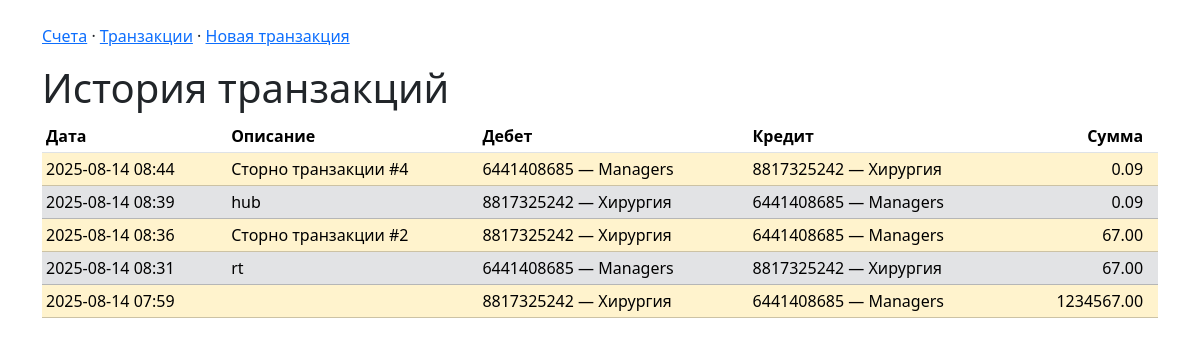
Screenshot of /transactions/ with the database file from the repository.
### ledger/models.py (models this page shows, shortened)
class Transaction(models.Model):
    created_at = models.DateTimeField(default=timezone.now, db_index=True)
    description = models.CharField(max_length=500, blank=True)
    debit_account = models.ForeignKey(Account, on_delete=models.PROTECT, related_name="debit_entries")
    credit_account = models.ForeignKey(Account, on_delete=models.PROTECT, related_name="credit_entries")
    amount = models.DecimalField(max_digits=18, decimal_places=2)
    is_reversal = models.BooleanField(default=False)
    reversed_transaction = models.ForeignKey("self", null=True, blank=True,
                                             on_delete=models.SET_NULL, related_name="reversals")
    annulled = models.BooleanField(default=False)
    class Meta:
        verbose_name = "Транзакция"
        verbose_name_plural = "Транзакции"
        ordering = ("-created_at", "-id")

class Account(models.Model):
    number = models.CharField(max_length=10, unique=True, default=gen_account_number)
    name = models.CharField(max_length=255)
    type = models.CharField(max_length=16, choices=AccountType.choices)
    group = models.ForeignKey(BalanceGroup, on_delete=models.PROTECT, related_name="accounts")
    balance = models.DecimalField(max_digits=18, decimal_places=2, default=Decimal("0.00"))
    class Meta:
        verbose_name = "Счёт"
        verbose_name_plural = "Счета"
        ordering = ("number",)

### ledger/views.py (the view)
# urls.py: path("transactions/", TransactionListView.as_view(), name="transactions"),
class TransactionListView(View):
    def get(self, request):
        txs = Transaction.objects.select_related("debit_account", "credit_account").all()
        return render(request, "ledger/transaction_list.html", {"transactions": txs})

### ledger/templates/ledger/transaction_list.html (shortened to what this page needs)
{% extends "ledger/base.html" %}
{% block content %}
<h1>История транзакций</h1>
<table class="table table-sm">
  <thead><tr>
    <th>Дата</th><th>Описание</th>
    <th>Дебет</th><th>Кредит</th><th class="text-end">Сумма</th><th></th>
  </tr></thead>
  <tbody>
    {% for t in transactions %}
    <tr class="{% if t.is_reversal %}table-warning{% endif %}{% if t.annulled %} table-secondary{% endif %}">
      <td>{{ t.created_at|date:"Y-m-d H:i" }}</td>
      <td>{{ t.description }}</td>
      <td>{{ t.debit_account.number }} — {{ t.debit_account.name }}</td>
      <td>{{ t.credit_account.number }} — {{ t.credit_account.name }}</td>
      <td class="text-end">{{ t.amount }}</td>
      <td class="text-end">
      </td>
    </tr>
    {% endfor %}
  </tbody>
</table>
{% endblock %}

### ledger/templates/ledger/base.html (shortened to what this page needs)
<!doctype html>
<html lang="ru">
<head>
  <link rel="stylesheet" href="https://cdn.jsdelivr.net/npm/bootstrap@5.3.3/dist/css/bootstrap.min.css">
</head>
<body class="container py-4">
  <nav class="mb-3">
    <a href="/accounts/">Счета</a> ·
    <a href="/transactions/">Транзакции</a> ·
    <a href="/transactions/new/">Новая транзакция</a>
  </nav>
  {% block content %}{% endblock %}
</body>
</html>

### rows the page displays
Transaction: created_at "2025-08-14 08:44", description "Сторно транзакции #4", debit_account.number "6441408685", debit_account.name "Managers", credit_account.number "8817325242", credit_account.name "Хирургия", amount "0.09"
Transaction: created_at "2025-08-14 08:39", description "hub", debit_account.number "8817325242", debit_account.name "Хирургия", credit_account.number "6441408685", credit_account.name "Managers", amount "0.09"
Transaction: created_at "2025-08-14 08:36", description "Сторно транзакции #2", debit_account.number "8817325242", debit_account.name "Хирургия", credit_account.number "6441408685", credit_account.name "Managers", amount "67.00"
Transaction: created_at "2025-08-14 08:31", description "rt", debit_account.number "6441408685", debit_account.name "Managers", credit_account.number "8817325242", credit_account.name "Хирургия", amount "67.00"
Transaction: created_at "2025-08-14 07:59", debit_account.number "8817325242", debit_account.name "Хирургия", credit_account.number "6441408685", credit_account.name "Managers", amount "1234567.00"
